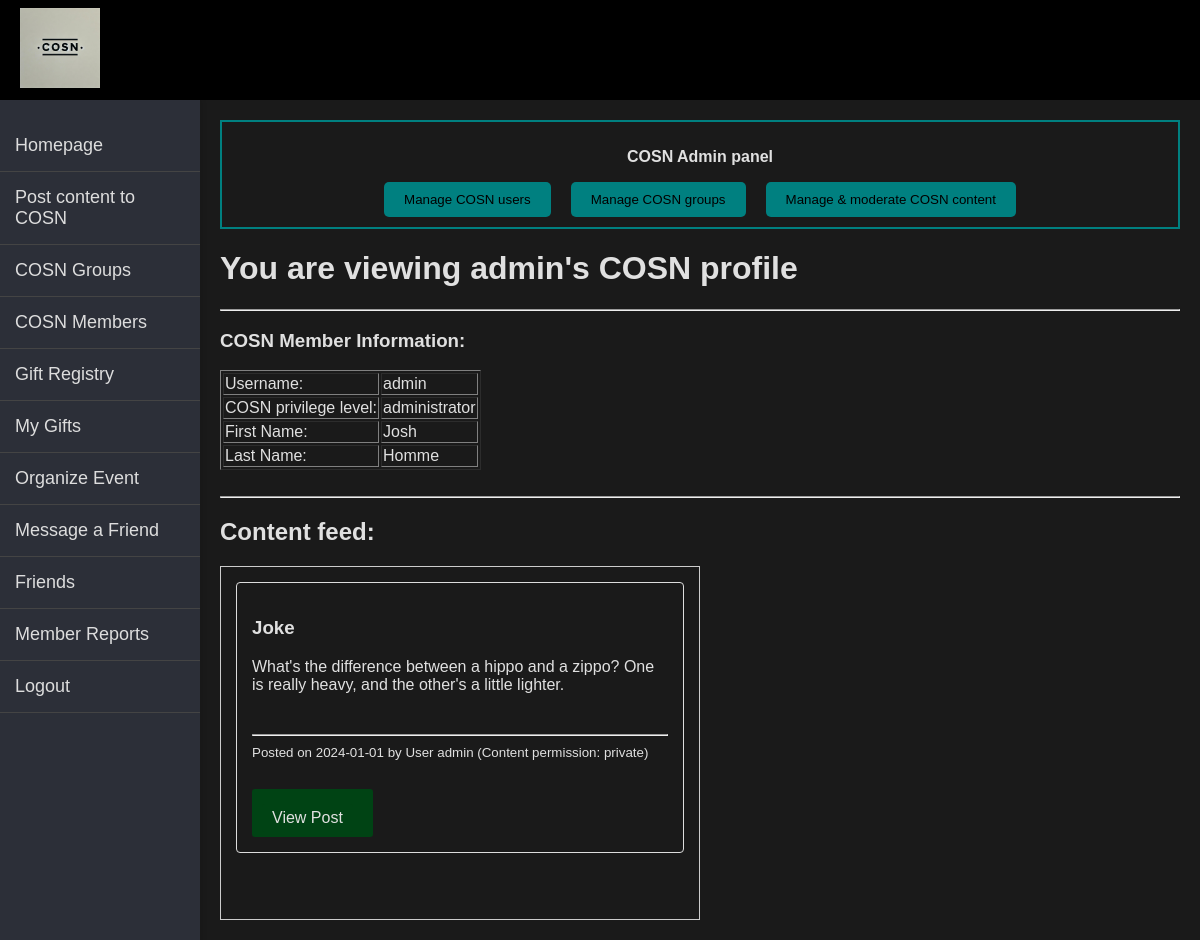
Before: /App/homepage.php?member_id=1 (signed in) with the older database file.
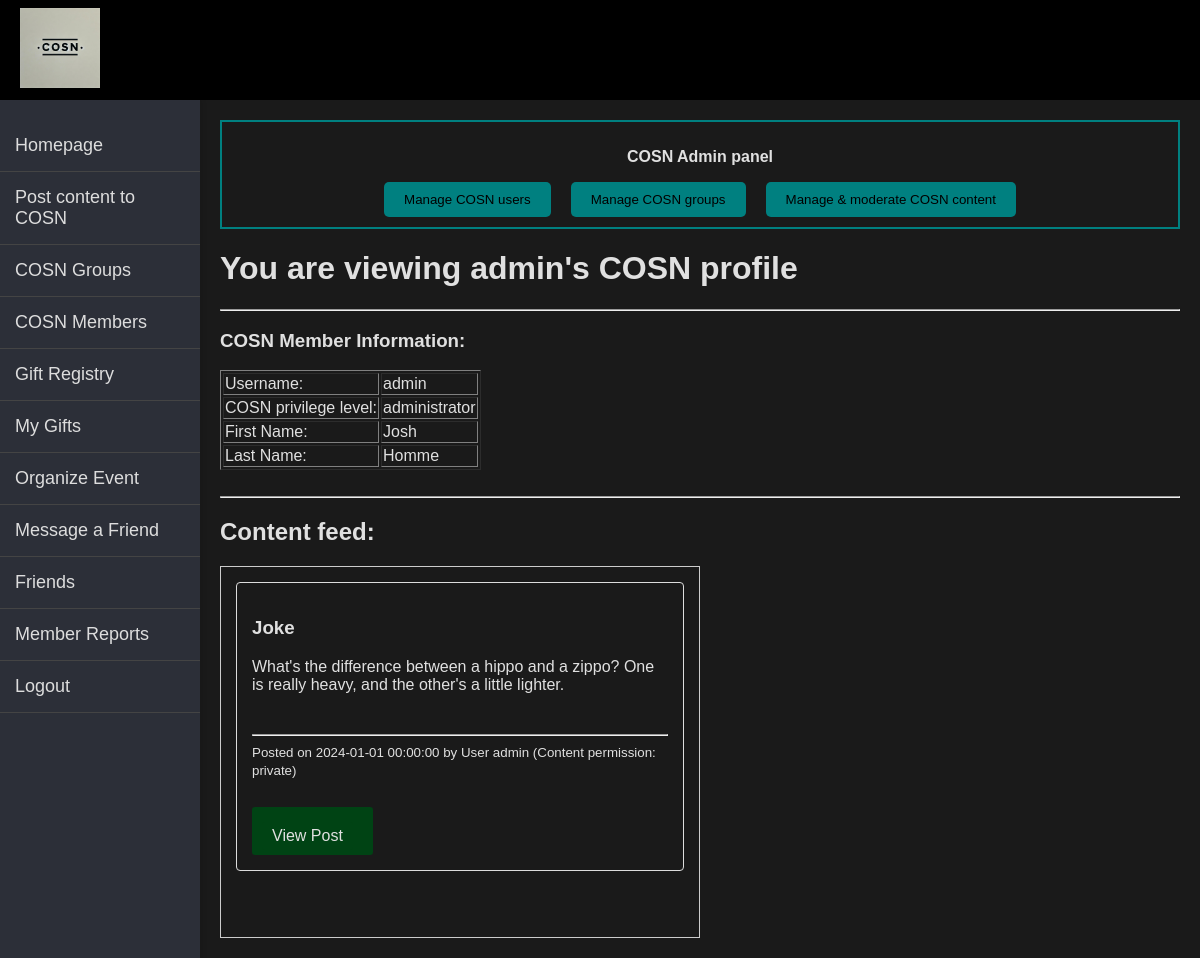
After: the same page with the newer database file.
### App/homepage.php (the view, shortened to what the rows shown need)
<?php
include("db_config.php");
include("header.php");
include('sidebar.php');
$logged_in_member_id = $_SESSION['member_id'];
$homepage_context = null;
$homepage_context_group_id = null;
$homepage_context_member_id = null;
if (isset($_GET['group_id'])) {
    $homepage_context = 'group';
    $homepage_context_group_id = $_GET['group_id'];
    $sql = "
    SELECT
        1
    FROM
        kpc353_2.group_members
    WHERE
        joined_group_id = :requested_group_id
        AND participant_member_id = :logged_in_member_id
        AND group_member_status = 'admin'
    ";
    $stmt = $pdo->prepare($sql);
    $stmt->execute([':logged_in_member_id' => $logged_in_member_id, ':requested_group_id' => $homepage_context_group_id]);
    $isGroupAdmin = $stmt->fetchAll(PDO::FETCH_ASSOC);
    $sql_check_group_membership =
    "SELECT
        participant_member_id
    FROM
        kpc353_2.group_members
    WHERE
        joined_group_id = :group_id
        AND participant_member_id = :logged_in_member_id
        AND GROUP_MEMBER_STATUS NOT IN ('requested','ban')";
    $stmt_group_membership = $pdo->prepare($sql_check_group_membership);
    $stmt_group_membership->execute([':group_id' => $homepage_context_group_id, ':logged_in_member_id' => $logged_in_member_id]);
    $isGroupMember = $stmt_group_membership->fetchColumn();
    if($_SESSION['privilege_level'] === 'administrator'){
        $isGroupAdmin = true;
    }
    if(!$isGroupMember && !$isGroupAdmin){
        echo "<script>alert('You don't have permission to view this group's homepage!');</script>";
        echo "<script>window.location.href = 'homepage.php';</script>";
        exit;}
    $sql = "
    SELECT
        group_name, description, category, creation_date
    FROM
        kpc353_2.groups
    WHERE
        group_id = :requested_group_id
    ";
    $stmt = $pdo->prepare($sql);
    $stmt->execute([':requested_group_id' => $homepage_context_group_id]);
    $result = $stmt->fetchAll(PDO::FETCH_ASSOC);
    $homepage_context_group_name = $result[0]['group_name'];
    $homepage_context_group_description = $result[0]['description'];
    $homepage_context_group_category = $result[0]['category'];
    $homepage_context_group_creation_date = $result[0]['creation_date'];
    }
    elseif(isset($_GET['member_id'])){
        $homepage_context = 'member';
        $homepage_context_member_id = $_GET['member_id'];
        $sql = "
        SELECT
            username,email,first_name,last_name,address,date_of_birth,privilege_level
        FROM
            kpc353_2.members
        WHERE
            member_id = :member_id
        ";
        $stmt = $pdo->prepare($sql);
        $stmt->execute([':member_id' => $homepage_context_member_id]);
        $result = $stmt->fetchAll(PDO::FETCH_ASSOC);
        $homepage_context_member_username = $result[0]['username'];
        $homepage_context_member_first_name = $result[0]['first_name'];
        $homepage_context_member_last_name = $result[0]['last_name'];
        $homepage_context_member_privilege_level = $result[0]['privilege_level'];
        $sql = "
        SELECT
            personal_info_permission_id
        FROM
            kpc353_2.personal_info_permissions
        WHERE
            personal_info_type = 'email'
            AND authorized_member_id = :logged_in_member_id
        UNION
        SELECT
            personal_info_public_permission_id
        FROM
            kpc353_2.personal_info_public_permissions
        WHERE
            personal_info_type = 'email'
        ";
        $stmt = $pdo->prepare($sql);
        $stmt->execute([':logged_in_member_id' => $logged_in_member_id]);
        $sql = "
        SELECT
            personal_info_permission_id
        FROM
            kpc353_2.personal_info_permissions
        WHERE
            personal_info_type = 'first_name'
            AND authorized_member_id = :logged_in_member_id
        UNION
        SELECT
            personal_info_public_permission_id
        FROM
            kpc353_2.personal_info_public_permissions
        WHERE
            personal_info_type = 'first_name'
        ";
        $stmt = $pdo->prepare($sql);
        $stmt->execute([':logged_in_member_id' => $logged_in_member_id]);
        $result = $stmt->fetchAll(PDO::FETCH_ASSOC);
        if (count($result) > 0) {
            $display_first_name_permission = true;
        } else {
            $display_first_name_permission = false;
        }
        $sql = "
        SELECT
            personal_info_permission_id
        FROM
            kpc353_2.personal_info_permissions
        WHERE
            personal_info_type = 'last_name'
            AND authorized_member_id = :logged_in_member_id
        UNION
        SELECT
            personal_info_public_permission_id
        FROM
            kpc353_2.personal_info_public_permissions
        WHERE
            personal_info_type = 'last_name'
        ";
        $stmt = $pdo->prepare($sql);
        $stmt->execute([':logged_in_member_id' => $logged_in_member_id]);
        $result = $stmt->fetchAll(PDO::FETCH_ASSOC);
        if (count($result) > 0) {
            $display_last_name_permission = true;
        } else {
            $display_last_name_permission = false;
        }
        $sql = "
        SELECT
            personal_info_permission_id
        FROM
            kpc353_2.personal_info_permissions
        WHERE
            personal_info_type = 'address'
            AND authorized_member_id = :logged_in_member_id
        UNION
        SELECT
            personal_info_public_permission_id
        FROM
            kpc353_2.personal_info_public_permissions
        WHERE
            personal_info_type = 'address'
        ";
        $stmt = $pdo->prepare($sql);
        $stmt->execute([':logged_in_member_id' => $logged_in_member_id]);
        $sql = "
        SELECT
            personal_info_permission_id
        FROM
            kpc353_2.personal_info_permissions
        WHERE
            personal_info_type = 'date_of_birth'
            AND authorized_member_id = :logged_in_member_id
        UNION
        SELECT
            personal_info_public_permission_id
        FROM
            kpc353_2.personal_info_public_permissions
        WHERE
            personal_info_type = 'date_of_birth'
        ";
        $stmt = $pdo->prepare($sql);
        $stmt->execute([':logged_in_member_id' => $logged_in_member_id]);
    }
if($homepage_context === 'owner'){
    $sql = "
        SELECT
            content_id, m.username, content_type, content_data, content_creation_date, content_title, moderation_status,
            cpp.content_public_permission_type AS content_permission_type, 'public' as content_feed_type, NULL as post_group_name
        FROM
            kpc353_2.content as cont
        INNER JOIN kpc353_2.content_public_permissions as cpp
            ON cont.content_id = cpp.target_content_id
        INNER JOIN kpc353_2.members as m
            ON cont.creator_id = m.member_id
        WHERE
            moderation_status = 'approved'
        UNION
        SELECT
            content_id, m.username, content_type, content_data, content_creation_date, content_title, moderation_status,
            cmp.content_permission_type AS content_permission_type, 'private' as content_feed_type, NULL as post_group_name
        FROM
            kpc353_2.content as cont
        INNER JOIN kpc353_2.content_member_permission as cmp
            ON cont.content_id = cmp.target_content_id
        INNER JOIN kpc353_2.members as m
            ON cont.creator_id = m.member_id
        WHERE
            moderation_status = 'approved' AND
            cmp.authorized_member_id = :logged_in_member_id
        UNION
        SELECT
            content_id, m.username, content_type, content_data, content_creation_date, content_title, moderation_status,
            cgp.content_group_permission_type AS content_permission_type, 'group' as content_feed_type, g.group_name as post_group_name
        FROM
            kpc353_2.content as cont
        INNER JOIN kpc353_2.content_group_permissions as cgp
            ON cont.content_id = cgp.target_content_id
        INNER JOIN kpc353_2.groups as g
            ON g.group_id = cgp.target_group_id
        INNER JOIN kpc353_2.group_members as gm
            on gm.joined_group_id = g.group_id
        INNER JOIN kpc353_2.members as m
            ON m.member_id = gm.participant_member_id
        WHERE
            moderation_status = 'approved'
            AND m.member_id = :logged_in_member_id
        ORDER BY content_creation_date desc
    ";
    $stmt = $pdo->prepare($sql);
    $stmt->execute([':logged_in_member_id' => $logged_in_member_id]);
}elseif($homepage_context === 'member'){
    $sql = "
        SELECT
            content_id, m.username, content_type, content_data, content_creation_date, content_title, moderation_status,
            cmp.content_permission_type AS content_permission_type, 'private' as content_feed_type, NULL as post_group_name
        FROM
            kpc353_2.content as cont
        INNER JOIN kpc353_2.content_member_permission as cmp
            ON cont.content_id = cmp.target_content_id
        INNER JOIN kpc353_2.members as m
            ON cont.creator_id = m.member_id
        WHERE
            moderation_status = 'approved'
            AND cmp.authorized_member_id = :logged_in_member_id
            AND cont.creator_id = :homepage_context_member_id
        ORDER BY content_creation_date desc
    ";
    $stmt = $pdo->prepare($sql);
    $stmt->execute([':homepage_context_member_id' => $homepage_context_member_id, ':logged_in_member_id' => $logged_in_member_id]);
}
$content_feed = $stmt->fetchAll(PDO::FETCH_ASSOC);
foreach ($content_feed as $row) {
    $content_id = $row['content_id'];
    if (!isset($posts[$content_id])) {
        $posts[$content_id] = [
            'content_id' => $row['content_id'],
            'username' => $row['username'],
            'content_type' => $row['content_type'],
            'content_data' => $row['content_data'],
            'content_creation_date' => $row['content_creation_date'],
            'content_title' => $row['content_title'],
            'moderation_status' => $row['moderation_status'],
            'content_feed_type' => $row['content_feed_type'],
            'post_group_name' => $row['post_group_name'],
            'permissions' => []
        ];
    }
    $posts[$content_id]['permissions'][] = [
        'content_permission_type' => $row['content_permission_type']
    ];
}
?>
<!DOCTYPE html>
<html lang="en">
<link rel="stylesheet" type = "text/css" href="homepage.css" />
<link rel="stylesheet" type = "text/css" href="content_feed.css" />
<head>
</head>
<body>
<div class="main-content">
    <?php
    if ($_SESSION['privilege_level'] === 'administrator') {
        echo "<div style='border: 2px solid teal; padding: 10px; margin-bottom: 20px; display: flex; flex-direction: column; align-items: center;'>";
        echo "<p style='font-weight: bold; text-align: center;'>COSN Admin panel</p>";
        echo "<div style='display: flex; justify-content: space-around; gap: 20px;'>";
        echo "</div>";
        echo "</div>";
    }
    if ($homepage_context === 'group') {
        echo "<h1>You are viewing ". $homepage_context_group_name . " COSN Group homepage!</h1>";
        echo "<hr>";
        if($isGroupAdmin){
            echo "<div style='border: 2px solid orange; padding: 10px; margin-bottom: 20px; display: flex; flex-direction: column; align-items: center;'>";
            echo "<p style='font-weight: bold; text-align: center;'>GROUP ADMIN PANEL</p>";
            echo "<a href='COSN_group_admin.php?group_id=". $homepage_context_group_id ."'><button style='background-color: orange; color: black;'>Manage group</button></a>";
            echo "</div>";
        }
        echo "<h3>COSN Group Information:</h3>";
        echo"<table border='1'>";
        echo "<tr>";
        echo "<td>Group name: </td>";
        echo "<td>". $homepage_context_group_name ."</td>";
        echo "</tr>";
        echo "<tr>";
        echo "<td> Group description: </td>";
        echo "<td>". $homepage_context_group_description ."</td>";
        echo "</tr>";
        echo "<tr>";
        echo "<td> Group category: </td>";
        echo "<td>". $homepage_context_group_category ."</td>";
        echo "</tr>";
        echo "<tr>";
        echo "<td> Group creation date: </td>";
        echo "<td>". $homepage_context_group_creation_date ."</td>";
        echo "</tr>";
        echo"</table>";
        if($isGroupMember){
            echo "<td><a href='COSN_group_remove_member.php?group_id=" . $homepage_context_group_id . "&member_id=" . $logged_in_member_id . "'><button style='background-color: pink; color: black;' 'onclick=\"return confirm('Leave group ?');\"> Leave group?</button></a></td>";
        }
    }elseif($homepage_context === 'member'){
        echo "<h1>You are viewing ". $homepage_context_member_username ."'s COSN profile</h1>";
        echo "<hr>";
        echo "<h3>COSN Member Information:</h3>";
        echo"<table border='1'>";
        echo "<tr>";
        echo "<td>Username: </td>";
        echo "<td>". $homepage_context_member_username ."</td>";
        echo "</tr>";
        echo "<tr>";
        echo "<td>COSN privilege level: </td>";
        echo "<td>". $homepage_context_member_privilege_level ."</td>";
        echo "</tr>";
        if($display_first_name_permission){
            echo "<tr>";
            echo "<td> First Name: </td>";
            echo "<td>". $homepage_context_member_first_name ."</td>";
            echo "</tr>";}
        if($display_last_name_permission){
            echo "<tr>";
            echo "<td> Last Name: </td>";
            echo "<td>". $homepage_context_member_last_name ."</td>";
            echo "</tr>";}
        echo"</table>";
    }
    ?>
<br>
<hr>
<h2>Content feed:</h2>
<div id="main_feed">
    <?php if (!empty($posts)): ?>
        <?php foreach ($posts as $post): ?>
            <?php
                $permission_types = array_column($post['permissions'], 'content_permission_type');
                $permission_types_string = implode(' ', array_map('strtolower', $permission_types));
            ?>
            <div class="feed-item <?php echo htmlspecialchars($post['content_feed_type']); ?>"
                 data-feed-type="<?php echo htmlspecialchars($post['content_feed_type']); ?>"
                 data-permission-type="<?php echo htmlspecialchars($permission_types_string); ?>">
                <h3><?php echo htmlspecialchars($post['content_title']); ?></h3>
                <?php
                switch($post['content_type']) {
                    case 'text':
                        echo '<p>' . nl2br(htmlspecialchars($post['content_data'])) . '</p>';
                        break;
                }
                ?>
                <br><hl>
                <small>
                <hr>
                    Posted on <?php echo htmlspecialchars($post['content_creation_date']); ?>
                    by User <?php echo htmlspecialchars($post['username']); ?>
                    (Content permission: <?php echo htmlspecialchars($post['content_feed_type']); ?>)
                </small>
                <br><br>
                <div class="view-post-button">
                    <a href="COSN_content_view.php?content_id=<?php echo urlencode($post['content_id']); ?>" class="view-post-button">View Post</a>
                </div>
            </div>
            <br><br>
        <?php endforeach; ?>
    <?php else: ?>
        <p>No content available to display.</p>
    <?php endif; ?>
</div>
</div>
</body>
</html>

Changed rows visible on the page:
changed through a linked row, content_member_permission "Joke": target_content.content_creation_date "2024-01-01" → "2024-01-01 00:00:00"
